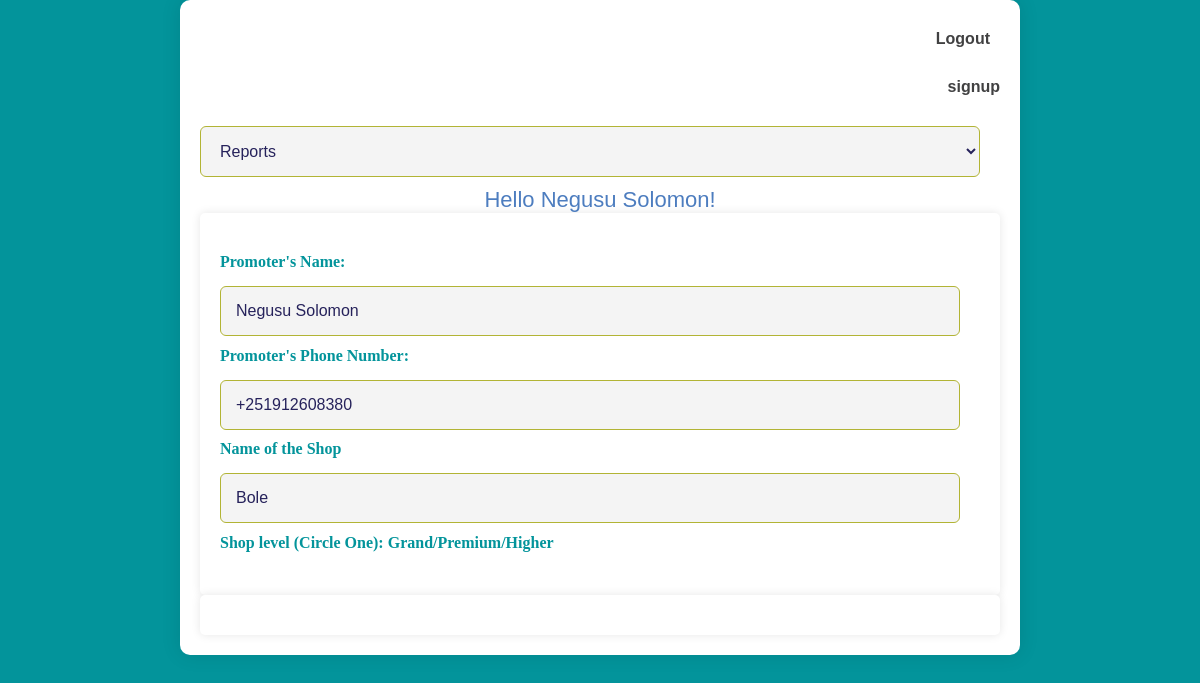
Page /blank.php (signed in) on the committed database.
### tables this page shows
CREATE TABLE `users` (
  `id` bigint NOT NULL AUTO_INCREMENT,
  `user_id` varchar(20) DEFAULT NULL,
  `user_name` varchar(255) NOT NULL,
  `password` varchar(255) NOT NULL,
  `promoter_name` varchar(255) NOT NULL,
  `promoter_phone` varchar(255) NOT NULL,
  `shop` varchar(255) NOT NULL,
  `role` varchar(10) NOT NULL,
  `date` timestamp NULL DEFAULT NULL,
  PRIMARY KEY (`id`)
);

### functions.php (called while the page is built, shortened)
<?php
function check_login($con)
{
    if (isset($_SESSION['user_id'])) {
        $id = $_SESSION['user_id'];
        $query = "select * from users where user_id = '$id' limit 1";
        $result = mysqli_query($con, $query);
        if ($result && mysqli_num_rows($result) > 0) {
            $user_data = mysqli_fetch_assoc($result);
            return $user_data;
        }
    }
    die;
}

### blank.php (the view, shortened to what this page needs)
<?php
include("connect.php");
include("functions.php");
include("backend/insert.php");
$user_data = check_login($con);
?>
<!DOCTYPE html>
<html lang="en">
<head>
    <link rel="stylesheet" href="css/style.css">
    <link rel="stylesheet" href="css/sweetalert2.min.css">
</head>
<body>
    <div class="container">
        <div class="div-logout">
            <a href="logout.php" class="class-logout">Logout</a>
        </div>
        <?php if ($user_data['role'] == 1) : ?>
            <div class="div-signup">
                <a href="signup.php" class="class-signup">signup </a>
            </div>
        <?php endif; ?>
        <?php if ($user_data['role'] == 1) : ?>
            <select class="input100" id="text" name="role" onchange="redirectToPage()">
                <option value="">Reports</option>
            </select>
        <?php endif; ?>
        <div class="username"> Hello <?php echo $user_data['promoter_name']; ?>!</div>
        <form method="post" enctype="multipart/form-data" onsubmit="getLocationAndSubmit(event, false)">
            <div class="info">
                <h1>Promoter's Name:</h1><input type="text" readonly name="promoter_name" value="<?php echo $user_data['promoter_name']; ?>"> <br>
                <h1>Promoter's Phone Number:</h1><input type="text" readonly name="promoter_phone" value="<?php echo $user_data['promoter_phone']; ?>"><br>
                <h1>Name of the Shop</h1><input type="text" readonly name="shop" value="<?php echo $user_data['shop']; ?>"><br>
                <h1>Shop level (Circle One): Grand/Premium/Higher</h1><br>
            </div>
        </form>
        <form method="post" enctype="multipart/form-data" onsubmit="getLocationAndSubmit(event, true)">
        </form>
    </div>
</body>
</html>

### css/style.css (style rules this page uses)
body { background-color: #f2f2f2; }
.div-logout { text-align: right; padding: 10px; }
.class-logout { color: #555; text-decoration: none; }
.username { text-align: center; font-size: 20px; margin-top: 20px; }
form { margin: 0 auto; padding: 20px; background-color: #fff; border-radius: 5px; box-shadow: 0 0 10px rgba(0, 0, 0, 0.1); }
.info { margin-top: 20px; }
.info h1 { font-size: 16px; font-family: "Times New Roman", Times, serif; margin-bottom: 5px; }

### blank.php (style rules this page uses)
body { font-family: 'Arial', sans-serif; background-color: #03949B; margin: 0; padding: 0; color: #26225B; }
.container { max-width: 800px; margin: 0 auto; background-color: #FFFFFF; padding: 20px; border-radius: 10px; box-shadow: 0 0 20px rgba(0, 0, 0, 0.1); }
h1 { color: #03949B; font-size: 24px; margin-bottom: 20px; }
input[type="number"], input[type="text"], input[type="textarea"] { width: calc(100% - 20px); padding: 15px; box-sizing: border-box; margin-top: 10px; border: 1px solid #B2B435; border-radius: 6px; font-size: 16px; color: #26225B; background-color: #f4f4f4; }
.div-logout, .div-signup { text-align: right; margin-bottom: 20px; }
.class-logout, .class-signup { text-decoration: none; color: #414142; font-weight: bold; font-size: 16px; }
.username { font-size: 22px; margin-top: 10px; color: #4D7DBF; }
.info { margin-top: 20px; }
select { width: calc(100% - 20px); padding: 15px; box-sizing: border-box; margin-top: 10px; border: 1px solid #B2B435; border-radius: 6px; font-size: 16px; color: #26225B; background-color: #f4f4f4; }

### rows in the picture
users: promoter_name "Negusu Solomon", promoter_phone "+251912608380", shop "Bole"
